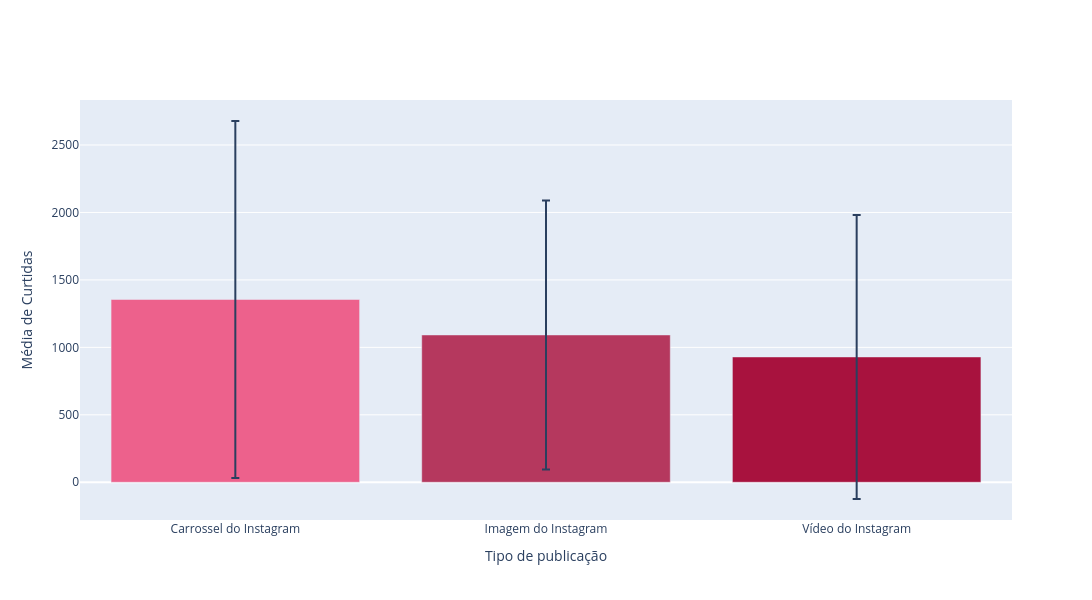

Notebook source saved alongside this figure:
### Code cell
fig = go.Figure()

fig.add_trace(go.Bar(
    name='Control',
    x=df_aux2['tipo_de_publicação'],
    y=df_aux2['media de curtidas'],
    error_y=dict(type='data', array=df_aux2['Desvio padrão']),
    marker=dict(color=['#ED618C', '#B5385E','#A8123E'])  
))

fig.update_layout(
    barmode='group',
    width=1200,
    height=600,
    yaxis_title='Média de Curtidas',
    xaxis_title='Tipo de publicação'
)

fig.show()

### Figure 1 — Plotly figure (JSON) as saved in the notebook; plotly's stock layout.template omitted (floating-point values rounded to 4 significant figures)
{"data": [{"error_y": {"array": [1323, 997, 1053], "type": "data"}, "marker": {"color": ["#ED618C", "#B5385E", "#A8123E"]}, "name": "Control", "type": "bar", "x": ["Carrossel do Instagram", "Imagem do Instagram", "Vídeo do Instagram"], "y": [1355, 1092, 929]}], "layout": {"barmode": "group", "height": 600, "width": 1200, "xaxis": {"autorange": true, "range": [-0.5, 2.5], "title": {"text": "Tipo de publicação"}, "type": "category"}, "yaxis": {"autorange": true, "range": [-279.7, 2834.0], "title": {"text": "Média de Curtidas"}, "type": "linear"}}}
